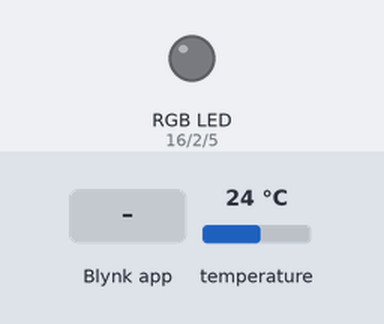
A sketch run on a simulated ESP8266 (Wemos D1 mini). Shown: an RGB LED mixed from three pins (HIGH = lit). The inputs (shaded band) are chosen by the test bench; at power-on: temperature 24 °C. What the sketch prints to the serial monitor is not drawn.

Above: at 3.1 s.
3.2 s: Blynk app writes 1 to V0
At 4.1 s:
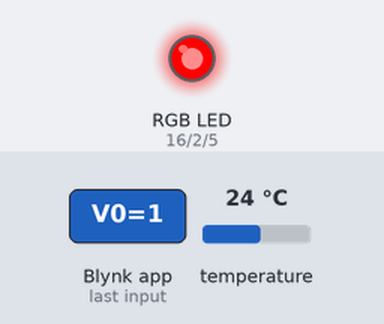
4.7 s: Blynk app writes 200 to V1
At 5.2 s:
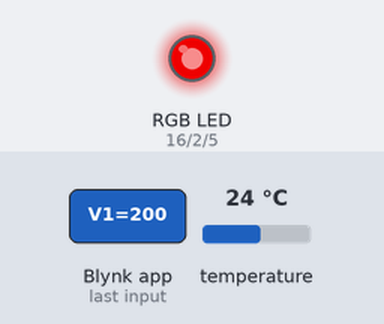
6.2 s: Blynk app writes 1 to V3
At 7.3 s:
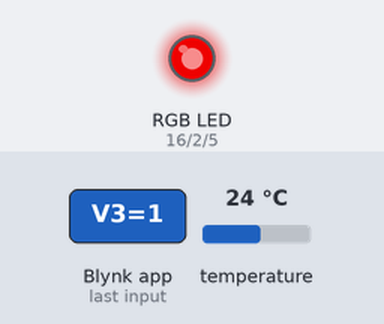
8.1 s: Blynk app writes 200 to V3
At 9.8 s:
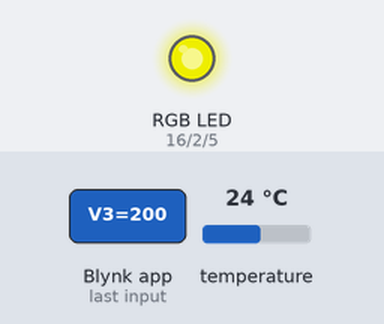
10.1 s: Blynk app writes 1 to V4
At 11.5 s:
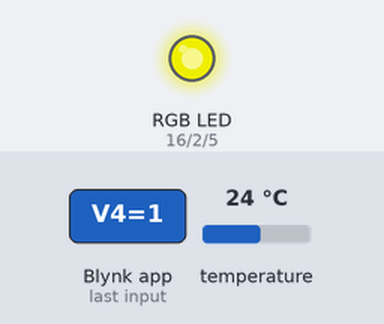
12.1 s: Blynk app writes 0 to V3
At 13.1 s:
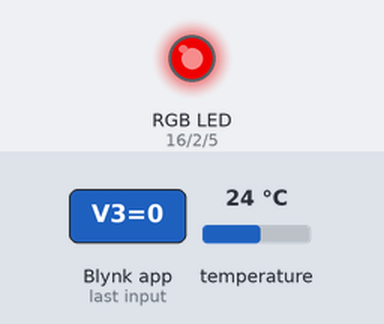
Timing chart, 0 to 15.1 s (numbered marks = the images above; inputs shaded):
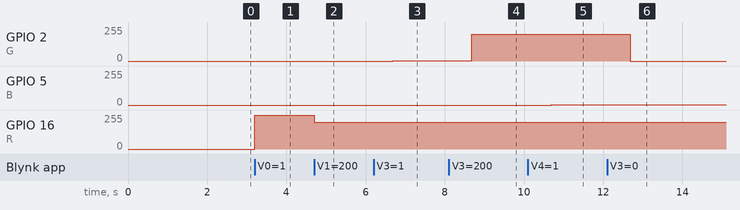

Measured:
- after the input at 3.2 s, GPIO 16 (R): 0/255 → 255/255 at once
- after the input at 4.7 s, GPIO 16 (R): 255/255 → 200/255 at once
- after the input at 6.2 s, GPIO 2 (G): 0/255 → 1/255 after 0.48 s
- after the input at 8.1 s, GPIO 2 (G): 1/255 → 200/255 after 0.58 s
- after the input at 10.1 s, GPIO 5 (B): 0/255 → 1/255 after 0.58 s
- after the input at 12.1 s, GPIO 2 (G): 200/255 → 0/255 after 0.58 s

The sketch:

emb_11-1.ino
```cpp
#include <OneWire.h>
#include <DallasTemperature.h>

// Fill-in information from your Blynk Template here
#define BLYNK_TEMPLATE_ID "TMPLkRL1EzGp"
#define BLYNK_DEVICE_NAME "NodeMCU test1"
#define BLYNK_FIRMWARE_VERSION        "0.1.0"
#define BLYNK_PRINT Serial
#define APP_DEBUG
#include "BlynkEdgent.h"

int tmpPort = 14;
int R = 16;
int G = 2;
int B = 5;
OneWire oneWire(tmpPort);
DallasTemperature sensors(&oneWire);

BlynkTimer timer01;     //   타이머 선언

float temp;             //  온도 변수

void setup(){
  Serial.begin(9600);
  delay(100);

  pinMode(R,OUTPUT);
  pinMode(G,OUTPUT);
  pinMode(B,OUTPUT);

  digitalWrite(R, LOW);
  digitalWrite(G, LOW);
  digitalWrite(B, LOW);

  BlynkEdgent.begin();
  sensors.begin();
  timer01.setInterval(2000L, sendSensor);
}

void loop() {
  BlynkEdgent.run();
  timer01.run();
}

BLYNK_WRITE(V0){
  int virtual_pin_value = param.asInt();
  if(virtual_pin_value){
    digitalWrite(R, HIGH);
    digitalWrite(G, LOW);
    digitalWrite(B, LOW);
    Serial.print("virtual_pin_value : ");
    Serial.println(virtual_pin_value);
  }
  else{
    digitalWrite(R, LOW);
    digitalWrite(G, LOW);
    digitalWrite(B, LOW);
  }
}

BLYNK_WRITE(V1){
  int virtual_pin_value = param.asInt();
  if(virtual_pin_value){
    analogWrite(R, virtual_pin_value);
    digitalWrite(G, LOW);
    digitalWrite(B, LOW);
    Serial.print("virtual_pin_value : ");
    Serial.println(virtual_pin_value);
  }
  else{
    analogWrite(R, 0);
    digitalWrite(G, LOW);
    digitalWrite(B, LOW);
  }
}

BLYNK_WRITE(V3){
  int virtual_pin_value = param.asInt();
  if(virtual_pin_value){
    analogWrite(G, virtual_pin_value);
    Serial.print("virtual_pin_value : ");
    Serial.println(virtual_pin_value);
  }
  else{
    analogWrite(G, 0);
  }
}

BLYNK_WRITE(V4){
  int virtual_pin_value = param.asInt();
  if(virtual_pin_value){
    analogWrite(B, virtual_pin_value);
    Serial.print("virtual_pin_value : ");
    Serial.println(virtual_pin_value);
  }
  else{
    analogWrite(B, 0);
  }
}

BLYNK_WRITE(V5){
  int virtual_pin_value = param.asInt();
  if(virtual_pin_value){
    analogWrite(R, virtual_pin_value);
    Serial.print("virtual_pin_value : ");
    Serial.println(virtual_pin_value);
  }
  else{
    analogWrite(R, 0);
  }
}

void sendSensor(){
    Serial.print(" Requesting temperatures...");
    sensors.requestTemperatures(); // Send the command to get temperature readings
    Serial.println("DONE");
    temp = sensors.getTempCByIndex(0);
    Serial.print("Temperature is: ");
    Serial.println(temp);
    Blynk.virtualWrite(V2, temp);
}
```
